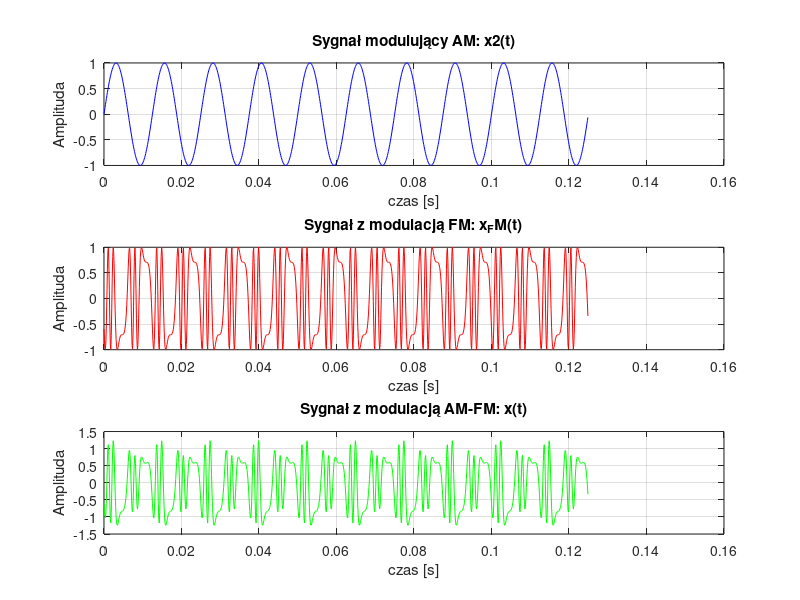

The MATLAB script that drew this image:
% cps_02_sygnaly.m
clear all; close all; clc;
fpr=8000;  % czestotliwosc probkowania
Nx=5*fpr;  % liczba probek
dt = 1/fpr;  % okres probkowania
t = dt*(0:Nx-1);  % chwile pobierania probek

% Parametry modulacji AM
f_A = 0.5 * (fpr/100);
k_A = 0.25;

% Parametry modulacji FM
f_0 = 5 * (fpr/100);
f_F = 2 * (fpr/100);
k_F = 5 * (fpr/100);

% Sygnały bazowe
x1 = sin(2*pi*10*(fpr/100)*t);  
x2 = sin(2*pi*1*(fpr/100)*t);   

x_FM = sin(2*pi*(f_0*t - (k_F / (2*pi*f_F)) * cos(2*pi*f_F*t)));

% Sygnał z modulacją AM-FM
x = (1 + k_A*x2) .* x_FM;

% Wykresy
figure;
subplot(3,1,1);
plot(t(1:1000), x2(1:1000), 'b-'); 
grid; title('Sygnał modulujący AM: x2(t)'); xlabel('czas [s]'); ylabel('Amplituda');

subplot(3,1,2);
plot(t(1:1000), x_FM(1:1000), 'r-'); 
grid; title('Sygnał z modulacją FM: x_FM(t)'); xlabel('czas [s]'); ylabel('Amplituda');

subplot(3,1,3);
plot(t(1:1000), x(1:1000), 'g-'); 
grid; title('Sygnał z modulacją AM-FM: x(t)'); xlabel('czas [s]'); ylabel('Amplituda');

% Odsłuchanie sygnału
fprintf('Odtwarzanie sygnału z modulacją AM-FM...\n');
soundsc(x, fpr);
